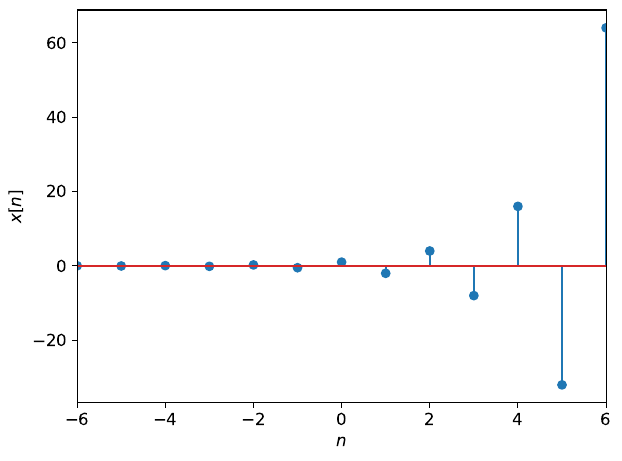

This chart was generated by the following Python code:
import matplotlib
import matplotlib.pyplot as plt
import numpy as np

matplotlib.rcParams.update({'font.size': 12})

n = np.linspace(-6, 6, 13);
alpha = -2

f = plt.figure()

plt.stem(n, np.power(alpha, n))
plt.xlabel('$n$')
plt.ylabel('$x[n]$')
plt.autoscale(enable=True, axis='x', tight=True)

plt.tight_layout()

#plt.show()

f.savefig("dtexpcase4.pdf", bbox_inches='tight')
